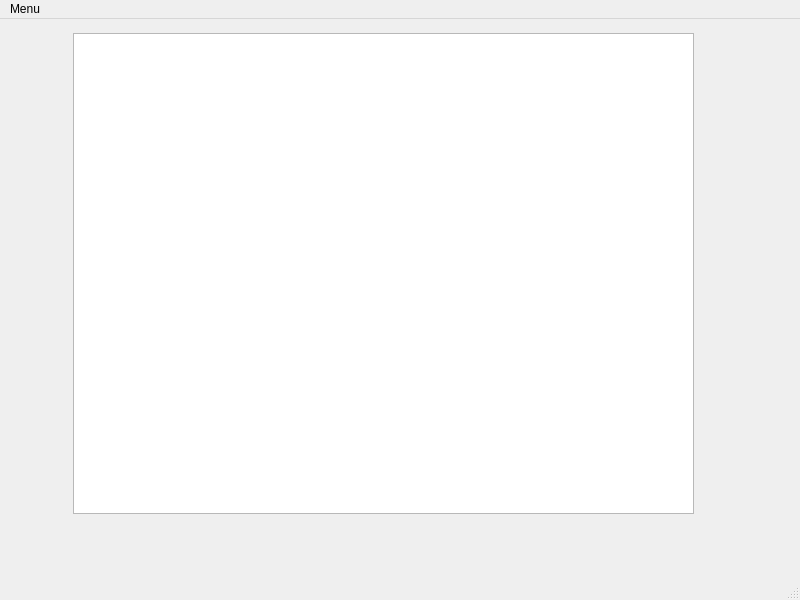
<?xml version="1.0" encoding="UTF-8"?>
<ui version="4.0">
 <class>GestionCompteGUI</class>
 <widget class="QMainWindow" name="GestionCompteGUI">
  <property name="geometry">
   <rect>
    <x>0</x>
    <y>0</y>
    <width>800</width>
    <height>600</height>
   </rect>
  </property>
  <property name="windowTitle">
   <string>GestionCompteGUI</string>
  </property>
  <widget class="QWidget" name="centralwidget">
   <widget class="QTextEdit" name="afficherClient">
    <property name="geometry">
     <rect>
      <x>73</x>
      <y>14</y>
      <width>621</width>
      <height>481</height>
     </rect>
    </property>
   </widget>
  </widget>
  <widget class="QMenuBar" name="menubar">
   <property name="geometry">
    <rect>
     <x>0</x>
     <y>0</y>
     <width>800</width>
     <height>22</height>
    </rect>
   </property>
   <widget class="QMenu" name="menuMenu">
    <property name="title">
     <string>Menu</string>
    </property>
    <widget class="QMenu" name="menuAjouter">
     <property name="title">
      <string>Ajouter</string>
     </property>
     <addaction name="actionEpargne"/>
     <addaction name="actionCheque"/>
    </widget>
    <addaction name="menuAjouter"/>
    <addaction name="actionSupprimer_un_compte_3"/>
    <addaction name="actionQuitter_2"/>
   </widget>
   <addaction name="menuMenu"/>
  </widget>
  <widget class="QStatusBar" name="statusbar"/>
  <action name="actionAjouter_un_compte_client">
   <property name="text">
    <string>Ajouter un compte </string>
   </property>
  </action>
  <action name="actionSupprimer_un_compte">
   <property name="text">
    <string>Supprimer un compte</string>
   </property>
  </action>
  <action name="actionQuitter">
   <property name="text">
    <string>Quitter</string>
   </property>
  </action>
  <action name="actionAjouter_un_compte">
   <property name="text">
    <string>dfgs</string>
   </property>
  </action>
  <action name="actionSupprimer_un_compte_2">
   <property name="text">
    <string>Supprimer un compte</string>
   </property>
  </action>
  <action name="actionQuitter_2">
   <property name="text">
    <string>Quitter</string>
   </property>
  </action>
  <action name="actionSupprimer_un_compte_3">
   <property name="text">
    <string>Supprimer</string>
   </property>
  </action>
  <action name="actionEpargne">
   <property name="text">
    <string>Epargne</string>
   </property>
  </action>
  <action name="actionCheque">
   <property name="text">
    <string>Cheque</string>
   </property>
  </action>
 </widget>
 <resources/>
 <connections>
  <connection>
   <sender>actionQuitter_2</sender>
   <signal>triggered()</signal>
   <receiver>GestionCompteGUI</receiver>
   <slot>close()</slot>
   <hints>
    <hint type="sourcelabel">
     <x>-1</x>
     <y>-1</y>
    </hint>
    <hint type="destinationlabel">
     <x>399</x>
     <y>299</y>
    </hint>
   </hints>
  </connection>
  <connection>
   <sender>actionEpargne</sender>
   <signal>triggered()</signal>
   <receiver>GestionCompteGUI</receiver>
   <slot>slotAjoutEpargne()</slot>
   <hints>
    <hint type="sourcelabel">
     <x>-1</x>
     <y>-1</y>
    </hint>
    <hint type="destinationlabel">
     <x>399</x>
     <y>299</y>
    </hint>
   </hints>
  </connection>
  <connection>
   <sender>actionCheque</sender>
   <signal>triggered()</signal>
   <receiver>GestionCompteGUI</receiver>
   <slot>slotAjoutCheque()</slot>
   <hints>
    <hint type="sourcelabel">
     <x>-1</x>
     <y>-1</y>
    </hint>
    <hint type="destinationlabel">
     <x>399</x>
     <y>299</y>
    </hint>
   </hints>
  </connection>
  <connection>
   <sender>actionSupprimer_un_compte_3</sender>
   <signal>triggered()</signal>
   <receiver>GestionCompteGUI</receiver>
   <slot>slotSupprimer()</slot>
   <hints>
    <hint type="sourcelabel">
     <x>-1</x>
     <y>-1</y>
    </hint>
    <hint type="destinationlabel">
     <x>399</x>
     <y>299</y>
    </hint>
   </hints>
  </connection>
 </connections>
 <slots>
  <slot>slotAjoutEpargne()</slot>
  <slot>slotAjoutCheque()</slot>
  <slot>slotSupprimer()</slot>
 </slots>
</ui>
